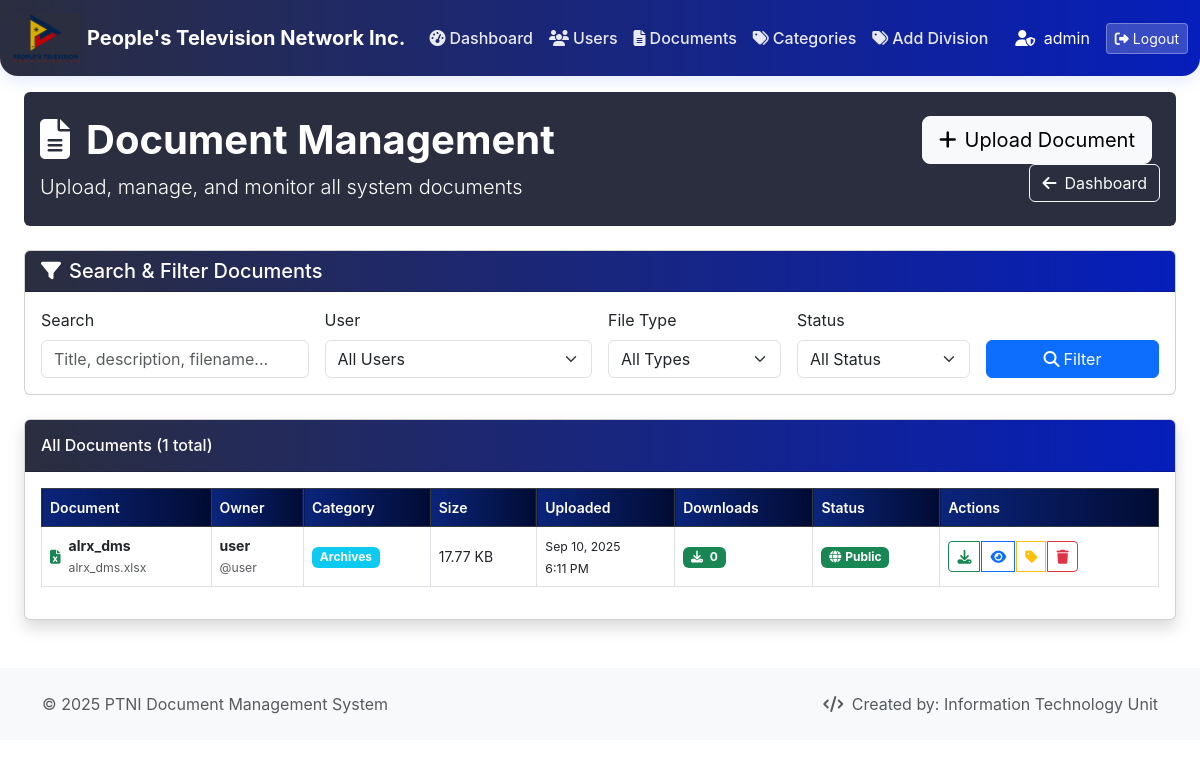
/admin/documents.php (signed in), run on the app's committed database.
### tables this page shows
CREATE TABLE `documents` (
  `id` int(11) NOT NULL,
  `title` varchar(255) NOT NULL,
  `description` text DEFAULT NULL,
  `filename` varchar(255) NOT NULL,
  `original_name` varchar(255) NOT NULL,
  `file_size` bigint(20) NOT NULL,
  `file_type` varchar(10) NOT NULL,
  `mime_type` varchar(100) DEFAULT NULL,
  `category_id` int(11) DEFAULT NULL,
  `division_id` int(11) DEFAULT NULL,
  `user_id` int(11) NOT NULL,
  `downloads` int(11) DEFAULT 0,
  `is_public` tinyint(1) DEFAULT 0,
  `tags` text DEFAULT NULL,
  `created_at` timestamp NOT NULL DEFAULT current_timestamp(),
  `updated_at` timestamp NOT NULL DEFAULT current_timestamp() ON UPDATE current_timestamp()
);

CREATE TABLE `users` (
  `id` int(11) NOT NULL,
  `username` varchar(50) NOT NULL,
  `email` varchar(100) NOT NULL,
  `password` varchar(255) NOT NULL,
  `full_name` varchar(100) NOT NULL,
  `role` enum('user','admin','superadmin') NOT NULL,
  `status` enum('active','inactive','suspended') DEFAULT 'active',
  `last_login` timestamp NULL DEFAULT NULL,
  `avatar` varchar(255) DEFAULT NULL,
  `created_at` timestamp NOT NULL DEFAULT current_timestamp(),
  `updated_at` timestamp NOT NULL DEFAULT current_timestamp() ON UPDATE current_timestamp(),
  `last_session_id` varchar(64) DEFAULT NULL,
  `last_login_ip` varchar(45) DEFAULT NULL
);

CREATE TABLE `categories` (
  `id` int(11) NOT NULL,
  `name` varchar(100) NOT NULL,
  `description` text DEFAULT NULL,
  `color` varchar(7) DEFAULT '#007bff',
  `icon` varchar(50) DEFAULT 'fas fa-folder',
  `created_at` timestamp NOT NULL DEFAULT current_timestamp()
);

### includes/functions.php (called while the page is built, shortened)
<?php
function formatFileSize($bytes, $precision = 2) {
    $units = array('B', 'KB', 'MB', 'GB', 'TB');
    for ($i = 0; $bytes > 1024 && $i < count($units) - 1; $i++) {
        $bytes /= 1024;
    }
    return round($bytes, $precision) . ' ' . $units[$i];
}
function getFileIcon($extension) {
    $extension = strtolower($extension);
    $icons = [
        'pdf' => 'fas fa-file-pdf text-danger',
        'doc' => 'fas fa-file-word text-primary',
        'docx' => 'fas fa-file-word text-primary',
        'xls' => 'fas fa-file-excel text-success',
        'xlsx' => 'fas fa-file-excel text-success',
        'ppt' => 'fas fa-file-powerpoint text-warning',
        'pptx' => 'fas fa-file-powerpoint text-warning',
        'txt' => 'fas fa-file-alt text-muted',
        'jpg' => 'fas fa-file-image text-info',
        'jpeg' => 'fas fa-file-image text-info',
        'png' => 'fas fa-file-image text-info',
        'gif' => 'fas fa-file-image text-info',
        'bmp' => 'fas fa-file-image text-info',
        'svg' => 'fas fa-file-image text-info',
        'zip' => 'fas fa-file-archive text-secondary',
        'rar' => 'fas fa-file-archive text-secondary',
        '7z' => 'fas fa-file-archive text-secondary',
        'tar' => 'fas fa-file-archive text-secondary',
        'mp3' => 'fas fa-file-audio text-success',
        'wav' => 'fas fa-file-audio text-success',
        'flac' => 'fas fa-file-audio text-success',
        'aac' => 'fas fa-file-audio text-success',
        'mp4' => 'fas fa-file-video text-purple',
        'avi' => 'fas fa-file-video text-purple',
        'mkv' => 'fas fa-file-video text-purple',
        'mov' => 'fas fa-file-video text-purple',
        'wmv' => 'fas fa-file-video text-purple',
    ];
    return $icons[$extension] ?? 'fas fa-file text-muted';
}
?>

### admin/documents.php (the view, shortened to what this page needs)
<?php
require_once '../includes/functions.php';
$currentDivisionId = null;
try {
    $stmt = $db->prepare("
        SELECT division_id
        FROM user_divisions
        WHERE user_id = ?
    ");
    $stmt->execute([$_SESSION['user_id']]);
    $currentDivisionId = $stmt->fetchColumn();
} catch (PDOException $e) {
    $currentDivisionId = null;
}
$search = isset($_GET['search']) ? sanitize($_GET['search']) : '';
$user_filter = isset($_GET['user']) ? (int)$_GET['user'] : 0;
$type_filter = isset($_GET['type']) ? sanitize($_GET['type']) : '';
$status_filter = isset($_GET['status']) ? sanitize($_GET['status']) : '';
$where_conditions = [];
$params = [];
if ($currentDivisionId !== null) {
    $where_conditions[] = "ud.division_id = ?";
    $params[] = $currentDivisionId;
}
$where_clause = !empty($where_conditions) ? 'WHERE ' . implode(' AND ', $where_conditions) : '';
try {
    $sql = "
        SELECT d.*, u.username, u.full_name, c.name as category_name
        FROM documents d
        JOIN users u ON d.user_id = u.id
        JOIN user_divisions ud ON u.id = ud.user_id
        LEFT JOIN categories c ON d.category_id = c.id
        $where_clause
        ORDER BY d.created_at DESC
    ";
    $stmt = $db->prepare($sql);
    $stmt->execute($params);
    $documents = $stmt->fetchAll();
} catch (PDOException $e) {
    $documents = [];
    $users = [];
    $file_types = [];
    $error = "Error loading documents: " . $e->getMessage();
}
require_once '../includes/admin_header.php';
?>
<div class="container-fluid px-4">
    <div class="row mb-4">
        <div class="col-12">
            <div class="card border-0" style=" background:rgb(43, 46, 63); color: white;">
                <div class="card-body py-4">
                    <div class="row align-items-center">
                        <div class="col-md-8">
                            <h1 class="display-6 fw-bold mb-2">
                                <i class="fas fa-file-alt me-3"></i>Document Management
                            </h1>
                            <p class="lead mb-0">
                                Upload, manage, and monitor all system documents
                            </p>
                        </div>
                        <div class="col-md-4 text-end">
                            <button class="btn btn-light btn-lg me-2" data-bs-toggle="modal" data-bs-target="#uploadModal">
                                <i class="fas fa-plus me-2"></i>Upload Document
                            </button>
                            <a href="dashboard.php" class="btn btn-outline-light">
                                <i class="fas fa-arrow-left me-2"></i>Dashboard
                            </a>
                        </div>
                    </div>
                </div>
            </div>
        </div>
    </div>
    <div class="row mb-4">
        <div class="col-12">
            <div class="card">
                <div class="card-header">
                    <h5 class="mb-0">
                        <i class="fas fa-filter me-2"></i>Search & Filter Documents
                    </h5>
                </div>
                <div class="card-body">
                    <form method="GET" action="" class="row g-3">
                        <div class="col-md-3">
                            <label for="search" class="form-label">Search</label>
                            <input type="text" class="form-control" id="search" name="search"
                                   placeholder="Title, description, filename..."
                                   value="<?php echo htmlspecialchars($search); ?>">
                        </div>
                        <div class="col-md-3">
                            <label for="user" class="form-label">User</label>
                            <select class="form-select" id="user" name="user">
                                <option value="">All Users</option>
                            </select>
                        </div>
                        <div class="col-md-2">
                            <label for="type" class="form-label">File Type</label>
                            <select class="form-select" id="type" name="type">
                                <option value="">All Types</option>
                            </select>
                        </div>
                        <div class="col-md-2">
                            <label for="status" class="form-label">Status</label>
                            <select class="form-select" id="status" name="status">
                                <option value="">All Status</option>
                            </select>
                        </div>
                        <div class="col-md-2">
                            <label class="form-label">&nbsp;</label>
                            <div class="d-grid">
                                <button type="submit" class="btn btn-primary">
                                    <i class="fas fa-search me-1"></i>Filter
                                </button>
                            </div>
                        </div>
                    </form>
                </div>
            </div>
        </div>
    </div>
    <div class="card shadow">
        <div class="card-header py-3">
            <div class="d-flex justify-content-between align-items-center">
                <h6 class="m-0 font-weight-bold text-">
                    All Documents (<?php echo count($documents); ?> total)
                </h6>
            </div>
        </div>
        <div class="card-body">
            <?php if (empty($documents)): ?>
                <div class="text-center py-4">
                    <i class="fas fa-folder-open fa-3x text-muted mb-3"></i>
                    <h5>No documents found</h5>
                    <p class="text-muted">
                        <?php if (!empty($search) || $user_filter > 0 || !empty($type_filter) || !empty($status_filter)): ?>
                            Try adjusting your search criteria or filters.
                        <?php else: ?>
                            No documents have been uploaded yet.
                        <?php endif; ?>
                    </p>
                </div>
            <?php else: ?>
                <div class="table-responsive">
                    <table class="table table-bordered table-hover" width="100%" cellspacing="0">
                        <thead class="table-dark">
                            <tr>
                                <th>Document</th>
                                <th>Owner</th>
                                <th>Category</th>
                                <th>Size</th>
                                <th>Uploaded</th>
                                <th>Downloads</th>
                                <th>Status</th>
                                <th>Actions</th>
                            </tr>
                        </thead>
                        <tbody>
                            <?php foreach ($documents as $doc): ?>
                            <tr>
                                <td>
                                    <div class="d-flex align-items-center">
                                        <i class="<?php echo getFileIcon($doc['file_type'] ?? 'unknown'); ?> me-2"></i>
                                        <div>
                                            <div class="fw-bold"><?php echo htmlspecialchars($doc['title']); ?></div>
                                            <small class="text-muted"><?php echo htmlspecialchars($doc['original_name']); ?></small>
                                        </div>
                                    </div>
                                </td>
                                <td>
                                    <div>
                                        <strong><?php echo htmlspecialchars($doc['full_name'] ?? $doc['username']); ?></strong>
                                        <br><small class="text-muted">@<?php echo htmlspecialchars($doc['username']); ?></small>
                                    </div>
                                </td>
                                <td>
                                    <?php if ($doc['category_name']): ?>
                                        <span class="badge bg-info"><?php echo htmlspecialchars($doc['category_name']); ?></span>
                                    <?php else: ?>
                                        <span class="text-muted">Uncategorized</span>
                                    <?php endif; ?>
                                </td>
                                <td><?php echo formatFileSize($doc['file_size']); ?></td>
                                <td>
                                    <small>
                                        <?php echo date('M j, Y', strtotime($doc['created_at'])); ?><br>
                                        <?php echo date('g:i A', strtotime($doc['created_at'])); ?>
                                    </small>
                                </td>
                                <td>
                                    <span class="badge bg-success">
                                        <i class="fas fa-download me-1"></i>
                                        <?php echo number_format($doc['downloads'] ?? 0); ?>
                                    </span>
                                </td>
                                <td>
                                    <?php if ($doc['is_public']): ?>
                                        <span class="badge bg-success">
                                            <i class="fas fa-globe me-1"></i>Public
                                        </span>
                                    <?php else: ?>
                                        <span class="badge bg-secondary">
                                            <i class="fas fa-lock me-1"></i>Private
                                        </span>
                                    <?php endif; ?>
                                </td>
<td>
    <div class="btn-group" role="group">
        <a href="../api/download.php?id=<?php echo $doc['id']; ?>"
           class="btn btn-sm btn-outline-success" title="Download">
            <i class="fas fa-download"></i>
        </a>
        <button type="button" class="btn btn-sm btn-outline-primary"
                onclick="previewDocument(<?php echo $doc['id']; ?>, '<?php echo addslashes($doc['original_name']); ?>', '<?php echo $doc['file_type']; ?>')"
                title="Preview">
            <i class="fas fa-eye"></i>
        </button>
        <button type="button" class="btn btn-sm btn-outline-warning"
                onclick="editCategory(<?php echo $doc['id']; ?>, <?php echo $doc['category_id'] ?: 'null'; ?>)"
                title="Edit Category">
            <i class="fas fa-tag"></i>
        </button>
        <button type="button" class="btn btn-sm btn-outline-danger"
                onclick="deleteDocument(<?php echo $doc['id']; ?>, '<?php echo addslashes($doc['title']); ?>')"
                title="Delete">
            <i class="fas fa-trash"></i>
        </button>
    </div>
</td>
                            </tr>
                            <?php endforeach; ?>
                        </tbody>
                    </table>
                </div>
            <?php endif; ?>
        </div>
    </div>
</div>
<?php require_once '../includes/footer.php'; ?>

### includes/admin_header.php (style rules this page uses)
:root { --admin-primary: #dc3545; --admin-secondary: #6c757d; --admin-success: #198754; --admin-warning: #ffc107; --admin-danger: #dc3545; }
body { font-family: 'Nunito', -apple-system, BlinkMacSystemFont, 'Segoe UI', 'Roboto', 'Helvetica Neue', Arial, sans-serif; background-color: var(--light-color); }

### admin/documents.php (style rules this page uses)
.table th { border-top: none; font-weight: 600; font-size: 0.875rem; background: linear-gradient(90deg, #0b257cff 0%, #010b33ff 100%); color: white; }
.table td { vertical-align: middle; font-size: 0.875rem; }
.btn-group .btn { margin-right: 2px; }
.btn-group .btn:last-child { margin-right: 0; }
.badge { font-size: 0.75rem; }
.card-header { background: linear-gradient(90deg,rgb(43, 46, 63) 0%,rgb(6, 30, 187) 100%) !important; color: white; }

### data on the page
documents: title "alrx_dms", original_name "alrx_dms.xlsx", user.full_name "user", user.username "user", category.name "Archives", file_size "17.77 KB", created_at "Sep 10, 2025", created_at "6:11 PM", downloads "0", is_public 1 (drawn)

### other printed values
$_SESSION['full_name'] "admin"
count($documents) "1"
